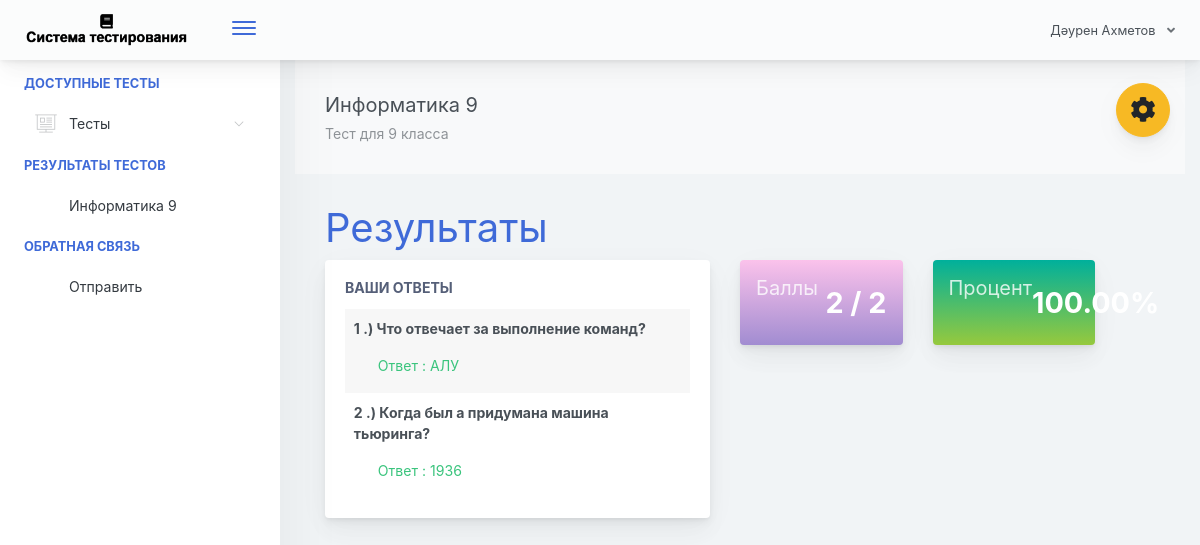
Screenshot of /home.php?page=result&id=15 (signed in) with the database file from the repository.
### tables this page shows
CREATE TABLE `students` (
  `student_id` int(11) NOT NULL,
  `student_fullname` varchar(1000) NOT NULL,
  `student_course` varchar(1000) NOT NULL,
  `student_gender` varchar(1000) NOT NULL,
  `student_birthdate` varchar(1000) NOT NULL,
  `student_year_level` varchar(1000) NOT NULL,
  `student_email` varchar(1000) NOT NULL,
  `student_password` varchar(1000) NOT NULL,
  `student_status` varchar(1000) NOT NULL DEFAULT 'active'
);

CREATE TABLE `exam_attempts` (
  `examat_id` int(11) NOT NULL,
  `student_id` int(11) NOT NULL,
  `exam_id` int(11) NOT NULL,
  `examat_status` varchar(1000) NOT NULL DEFAULT 'used'
);

CREATE TABLE `exams` (
  `ex_id` int(11) NOT NULL,
  `cou_id` int(11) NOT NULL,
  `ex_title` varchar(1000) NOT NULL,
  `ex_time_limit` varchar(1000) NOT NULL,
  `ex_questlimit_display` int(11) NOT NULL,
  `ex_description` varchar(1000) NOT NULL,
  `ex_created` timestamp NOT NULL DEFAULT CURRENT_TIMESTAMP ON UPDATE CURRENT_TIMESTAMP
);

CREATE TABLE `exam_questions` (
  `eqt_id` int(11) NOT NULL,
  `exam_id` int(11) NOT NULL,
  `exam_question` varchar(1000) NOT NULL,
  `exam_ch1` varchar(1000) NOT NULL,
  `exam_ch2` varchar(1000) NOT NULL,
  `exam_ch3` varchar(1000) NOT NULL,
  `exam_ch4` varchar(1000) NOT NULL,
  `exam_answer` varchar(1000) NOT NULL,
  `exam_status` varchar(1000) NOT NULL DEFAULT 'active'
);

CREATE TABLE `exam_answers` (
  `exans_id` int(11) NOT NULL,
  `axmne_id` int(11) NOT NULL,
  `exam_id` int(11) NOT NULL,
  `quest_id` int(11) NOT NULL,
  `exans_answer` varchar(1000) NOT NULL,
  `exans_status` varchar(1000) NOT NULL DEFAULT 'new',
  `exans_created` timestamp NOT NULL DEFAULT CURRENT_TIMESTAMP ON UPDATE CURRENT_TIMESTAMP
);

### query/selectData.php (called while the page is built, shortened)
<?php
$studentId = $_SESSION['examineeSession']['student_id'];
$selStudenteData = $conn->query("SELECT * FROM students WHERE student_id='$studentId' ")->fetch(PDO::FETCH_ASSOC);
 ?>

### pages/result.php (the view, shortened to what this page needs)
 <?php
    $examId = $_GET['id'];
    $selExam = $conn->query("SELECT * FROM exams WHERE ex_id='$examId' ")->fetch(PDO::FETCH_ASSOC);
 ?>
<div class="app-main__outer">
<div class="app-main__inner">
    <div id="refreshData">
    <div class="col-md-12">
        <div class="app-page-title">
            <div class="page-title-wrapper">
                <div class="page-title-heading">
                    <div>
                        <?php echo $selExam['ex_title']; ?>
                          <div class="page-title-subheading">
                            <?php echo $selExam['ex_description']; ?>
                          </div>
                    </div>
                </div>
            </div>
        </div>
        <div class="row col-md-12">
        	<h1 class="text-primary">Результаты</h1>
        </div>
        <div class="row col-md-6 float-left">
        	<div class="main-card mb-3 card">
                <div class="card-body">
                	<h5 class="card-title">Ваши ответы</h5>
        			<table class="align-middle mb-0 table table-borderless table-striped table-hover" id="tableList">
                    <?php
                    	$selQuest = $conn->query("SELECT * FROM exam_questions eqt INNER JOIN exam_answers ea ON eqt.eqt_id = ea.quest_id WHERE eqt.exam_id='$examId' AND ea.axmne_id='$studentId' AND ea.exans_status='new' ");
                    	$i = 1;
                    	while ($selQuestRow = $selQuest->fetch(PDO::FETCH_ASSOC)) { ?>
                    		<tr>
                    			<td>
                    				<b><p><?php echo $i++; ?> .) <?php echo $selQuestRow['exam_question']; ?></p></b>
                    				<label class="pl-4 text-success">
                    					Ответ :
                    					<?php
                    						if($selQuestRow['exam_answer'] != $selQuestRow['exans_answer'])
                    						{ ?>
                    							<span style="color:red"><?php echo $selQuestRow['exans_answer']; ?></span>
                    						<?PHP }
                    						else
                    						{ ?>
                    							<span class="text-success"><?php echo $selQuestRow['exans_answer']; ?></span>
                    						<?php }
                    					 ?>
                    				</label>
                    			</td>
                    		</tr>
                    	<?php }
                     ?>
	                 </table>
                </div>
            </div>
        </div>
        <div class="col-md-6 float-left">
        	<div class="col-md-6 float-left">
        	<div class="card mb-3 widget-content bg-night-fade">
                <div class="widget-content-wrapper text-white">
                    <div class="widget-content-left">
                        <div class="widget-heading"><h5>Баллы</h5></div>
                        <div class="widget-subheading" style="color: transparent;">/</div>
                    </div>
                    <div class="widget-content-right">
                        <div class="widget-numbers text-white">
                            <?php
                                $selScore = $conn->query("SELECT * FROM exam_questions eqt INNER JOIN exam_answers ea ON eqt.eqt_id = ea.quest_id AND eqt.exam_answer = ea.exans_answer  WHERE ea.axmne_id='$studentId' AND ea.exam_id='$examId' AND ea.exans_status='new' ");
                            ?>
                            <span>
                                <?php echo $selScore->rowCount(); ?>
                                <?php
                                    $over  = $selExam['ex_questlimit_display'];
                                 ?>
                            </span> / <?php echo $over; ?>
                        </div>
                    </div>
                </div>
            </div>
        	</div>
            <div class="col-md-6 float-left">
            <div class="card mb-3 widget-content bg-happy-green">
                <div class="widget-content-wrapper text-white">
                    <div class="widget-content-left">
                        <div class="widget-heading"><h5>Процент</h5></div>
                        <div class="widget-subheading" style="color: transparent;">/</div>
                        </div>
                        <div class="widget-content-right">
                        <div class="widget-numbers text-white">
                            <?php
                                $selScore = $conn->query("SELECT * FROM exam_questions eqt INNER JOIN exam_answers ea ON eqt.eqt_id = ea.quest_id AND eqt.exam_answer = ea.exans_answer  WHERE ea.axmne_id='$studentId' AND ea.exam_id='$examId' AND ea.exans_status='new' ");
                            ?>
                            <span>
                                <?php
                                    $score = $selScore->rowCount();
                                    $ans = $score / $over * 100;
                                    echo number_format($ans,2);
                                 ?>
                            </span>
                        </div>
                    </div>
                </div>
            </div>
            </div>
        </div>
    </div>
    </div>
</div>

### includes/header.php (shortened to what this page needs)
<?php
  include("db/conn.php");
  include("query/selectData.php");
 ?>
<!doctype html>
<html lang="en">
<head>
    <link href="./main.css" rel="stylesheet">
    <link href="css/sweetalert.css" rel="stylesheet">
</head>
<body id="body">
    <div class="app-container app-theme-white body-tabs-shadow fixed-sidebar fixed-header">
        <div class="app-header header-shadow">
            <div class="app-header__logo">
                <a href="home.php"><div class="logo-src" style="background-size: contain"></div></a>
                <div class="header__pane ml-auto">
                    <div>
                        <button type="button" class="hamburger close-sidebar-btn hamburger--elastic" data-class="closed-sidebar">
                            <span class="hamburger-box">
                                <span class="hamburger-inner"></span>
                            </span>
                        </button>
                    </div>
                </div>
            </div>
                <div class="app-header__content">
                <div class="app-header-right">
                    <div class="header-btn-lg pr-0">
                        <div class="widget-content p-0">
                            <div class="widget-content-wrapper">
                                <div class="widget-content-left">
                                    <div class="btn-group">
                                        <a data-toggle="dropdown" aria-haspopup="true" aria-expanded="false" class="p-0 btn">
                                            <?php
                                                echo strtoupper($selStudenteData['student_fullname']);
                                             ?>
                                            <i class="fa fa-angle-down ml-2 opacity-8"></i>
                                        </a>
                                    </div>
                                </div>
                            </div>
                        </div>
                    </div>        </div>
            </div>
        </div>

### includes/ui-theme.php (shortened to what this page needs)
<div class="ui-theme-settings">
            <button type="button" id="TooltipDemo" class="btn-open-options btn btn-warning" style="top:110px !important;">
                <i class="fa fa-cog fa-w-16 fa-spin fa-2x"></i>
            </button>
        </div>

### home.php (shortened to what this page needs)
<?php include("includes/header.php"); ?>
<?php include("includes/ui-theme.php"); ?>
<div class="app-main">
<?php include("includes/sidebar.php"); ?>
<?php
   @$page = $_GET['page'];
   if($page != '')
   {
     if($page == "exam")
     {
       include("pages/exam.php");
     }
     else if($page == "result")
     {
       include("pages/result.php");
     }
     else if($page == "myscores")
     {
       include("pages/myscores.php");
     }
   }
   else
   {
     include("pages/home.php");
   }
 ?>
<?php include("includes/footer.php"); ?>

### includes/sidebar.php (shortened to what this page needs)
<div class="app-sidebar sidebar-shadow">
        <div class="scrollbar-sidebar">
        <div class="app-sidebar__inner">
            <ul class="vertical-nav-menu">
                <li class="app-sidebar__heading">Доступные тесты</li>
                <li>
                <a href="#">
                     <i class="metismenu-icon pe-7s-display2"></i>
                     Тесты
                    <i class="metismenu-state-icon pe-7s-angle-down caret-left"></i>
                </a>
                </li>
                 <li class="app-sidebar__heading">Результаты тестов</li>
                <li>
                  <?php
                    $selTakenExam = $conn->query("SELECT * FROM exams et INNER JOIN exam_attempts ea ON et.ex_id = ea.exam_id WHERE student_id='$studentId' ORDER BY ea.examat_id  ");
                    if($selTakenExam->rowCount() > 0)
                    {
                        while ($selTakenExamRow = $selTakenExam->fetch(PDO::FETCH_ASSOC)) { ?>
                            <a href="home.php?page=result&id=<?php echo $selTakenExamRow['ex_id']; ?>" >
                                <?php echo $selTakenExamRow['ex_title']; ?>
                            </a>
                        <?php }
                    }
                    else
                    { ?>
                        <a href="#" class="pl-3">Вы еще не проходили тесты</a>
                    <?php }
                   ?>
                </li>
                <li class="app-sidebar__heading">Обратная связь</li>
                <li>
                    <a href="#" data-toggle="modal" data-target="#feedbacksModal" >
                        Отправить
                    </a>
                </li>
            </ul>
        </div>
    </div>
</div>

### includes/footer.php (shortened to what this page needs)
    </div>
        </div>
    </div>
</body>
</html>

### rows the page displays
students: student_fullname "Дәурен Ахметов"
exam_attempts: exam.ex_title "Информатика 9"
exams: ex_title "Информатика 9", ex_description "Тест для 9 класса", ex_questlimit_display "2", ex_questlimit_display "100.00"
exam_questions: exam_question "Что отвечает за выполнение команд?", exam_answers.exans_answer "АЛУ"
exam_questions: exam_question "Когда был а придумана машина тьюринга?", exam_answers.exans_answer "1936"

### other values shown
$selScore->rowCount() "2"
